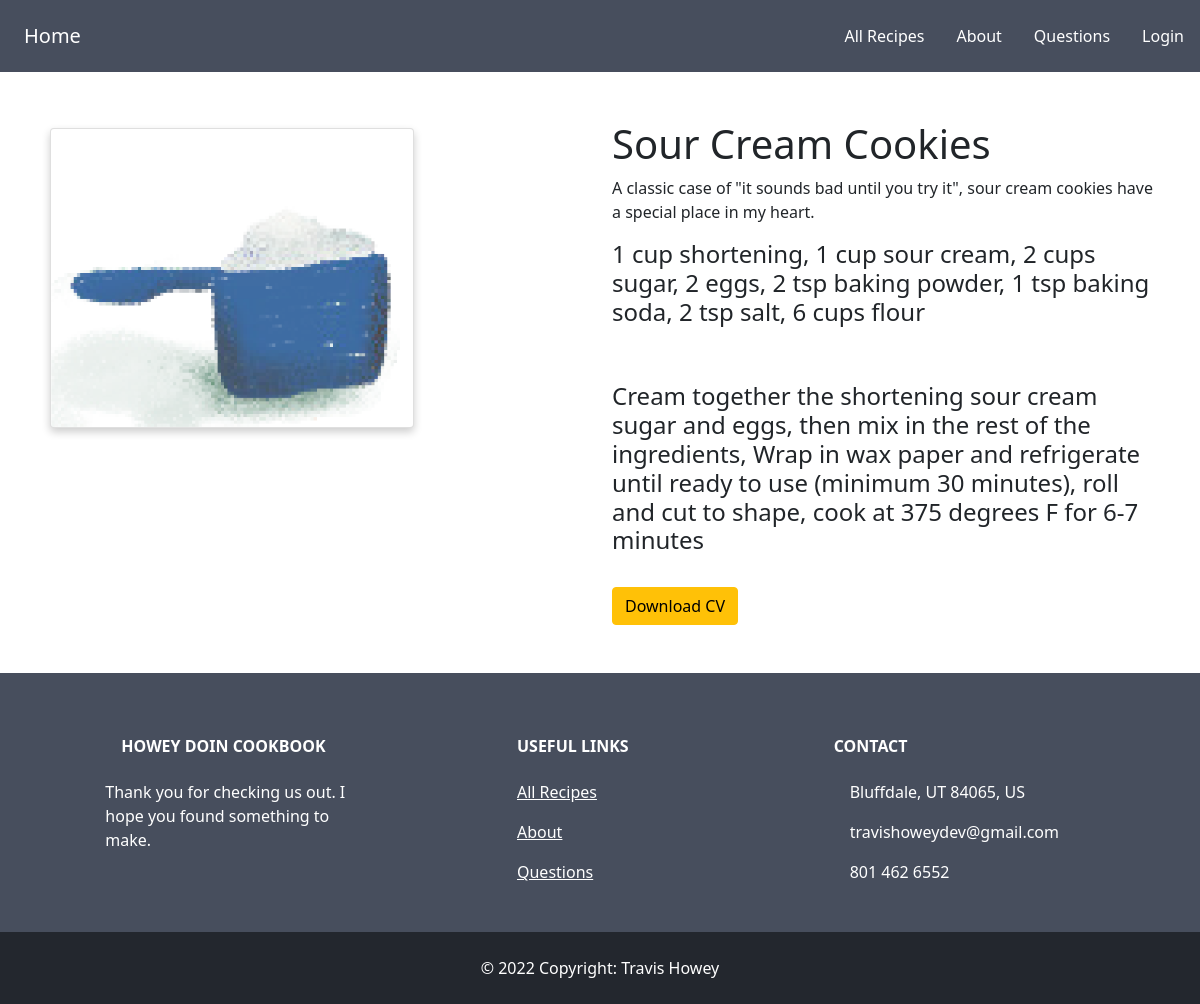
Screenshot of /home/3 with the database file from the repository.
### howeydoin/models.py (models this page shows, shortened)
class Recipe(models.Model):
    name = models.CharField(max_length=200)
    ingredients = models.CharField(max_length=2000)
    instructions = models.CharField(max_length=2000)
    details = models.CharField(max_length=2000, default="it's a good recipe, really")
    image = models.ImageField(upload_to='pictures', default='https://www.google.com/url?sa=i&url=https%3A%2F%2Funsplash.com%2Fs%2Fphotos%2Fplate&psig=AOvVaw0MX3G1sCt7ND-FBIXv69ZM&ust=1650592695338000&source=images&cd=vfe&ved=0CAwQjRxqFwoTCLj3mYuHpPcCFQAAAAAdAAAAABAD')

### howeydoin/views.py (the view)
# urls.py: path('<int:item_id>', views.detail, name="detail"),
def detail(request, item_id):
    item = Recipe.objects.get(pk=item_id)
    context = {
        'item': item,
    }
    return render(request, 'howeydoin/detail.html', context)

### howeydoin/templates/howeydoin/detail.html (shortened to what this page needs)
{% extends 'howeydoin/base.html' %}
{% load static%}
{% block body %}
    <div class="container my-5">
        <div class="row">
            <div class="col-md-6">
                <img src="{% static item.image.url %}" class="card" height="300px">
            </div>
            <div class="col-md-6">
                <h1>{{ item.name }}</h1>
                <p>{{ item.details }}</p>
                <h4>{{ item.ingredients }}</h4>
                <br><br>
                <h4>{{ item.instructions }}</h4>
                <br>
                <div class="col-md-6">
                    <a href="{% url 'home:download' item.id %}" class="btn btn-warning">Download CV</a>
                </div>
            </div>
        </div>
    </div>
{% endblock %}

### howeydoin/static/howeydoin/style.css (style rules this page uses)
body { font-family: Arial, Helvetica, sans-serif; margin: 0; }
html { box-sizing: border-box; }
*, *:before, *:after { box-sizing: inherit; }
.card { box-shadow: 0 4px 8px 0 rgba(0, 0, 0, 0.2); margin: 8px; }
.container { padding: 0 16px; }
.container::after, .row::after { content: ""; clear: both; display: table; }

### rows the page displays
Recipe: image (picture), name "Sour Cream Cookies", details "A classic case of \"it sounds bad until you try it\", sour cream cookies have a special place in my heart.", ingredients "1 cup shortening, 1 cup sour cream, 2 cups sugar, 2 eggs, 2 tsp baking powder, 1 tsp baking soda, 2 tsp salt, 6 cups flour", instructions "Cream together the shortening sour cream sugar and eggs, then mix in the rest of the ingredients, Wrap in wax paper and refrigerate until ready to use (minimum 30 minutes), roll and cut to shape, cook at 375 degrees F for 6-7 minutes"
